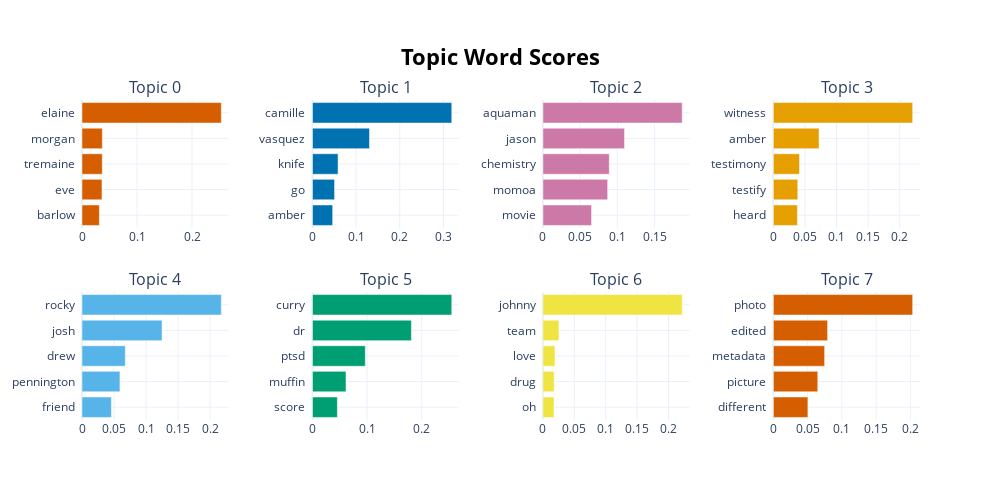

The notebook cell this image was saved under:
### Code cell
topic_model.visualize_barchart()

### Figure 1 — Plotly figure (JSON) as saved in the notebook; plotly's stock layout.template omitted (floating-point values rounded to 4 significant figures)
{"data": [{"marker": {"color": "#D55E00"}, "orientation": "h", "type": "bar", "x": [0.03155, 0.0363, 0.03687, 0.03696, 0.2532], "xaxis": "x", "y": ["barlow  ", "eve  ", "tremaine  ", "morgan  ", "elaine  "], "yaxis": "y"}, {"marker": {"color": "#0072B2"}, "orientation": "h", "type": "bar", "x": [0.04631, 0.05064, 0.05865, 0.1306, 0.319], "xaxis": "x2", "y": ["amber  ", "go  ", "knife  ", "vasquez  ", "camille  "], "yaxis": "y2"}, {"marker": {"color": "#CC79A7"}, "orientation": "h", "type": "bar", "x": [0.06536, 0.08698, 0.08914, 0.1096, 0.1871], "xaxis": "x3", "y": ["movie  ", "momoa  ", "chemistry  ", "jason  ", "aquaman  "], "yaxis": "y3"}, {"marker": {"color": "#E69F00"}, "orientation": "h", "type": "bar", "x": [0.03807, 0.03868, 0.04137, 0.0723, 0.2205], "xaxis": "x4", "y": ["heard  ", "testify  ", "testimony  ", "amber  ", "witness  "], "yaxis": "y4"}, {"marker": {"color": "#56B4E9"}, "orientation": "h", "type": "bar", "x": [0.04589, 0.05928, 0.06767, 0.1251, 0.2176], "xaxis": "x5", "y": ["friend  ", "pennington  ", "drew  ", "josh  ", "rocky  "], "yaxis": "y5"}, {"marker": {"color": "#009E73"}, "orientation": "h", "type": "bar", "x": [0.0456, 0.06138, 0.09671, 0.1811, 0.2549], "xaxis": "x6", "y": ["score  ", "muffin  ", "ptsd  ", "dr  ", "curry  "], "yaxis": "y6"}, {"marker": {"color": "#F0E442"}, "orientation": "h", "type": "bar", "x": [0.0177, 0.01793, 0.01927, 0.02556, 0.2219], "xaxis": "x7", "y": ["oh  ", "drug  ", "love  ", "team  ", "johnny  "], "yaxis": "y7"}, {"marker": {"color": "#D55E00"}, "orientation": "h", "type": "bar", "x": [0.05043, 0.06483, 0.07485, 0.07919, 0.2033], "xaxis": "x8", "y": ["different  ", "picture  ", "metadata  ", "edited  ", "photo  "], "yaxis": "y8"}], "layout": {"annotations": [{"font": {"size": 16}, "showarrow": false, "text": "Topic 0", "x": 0.0875, "xanchor": "center", "xref": "paper", "y": 1, "yanchor": "bottom", "yref": "paper"}, {"font": {"size": 16}, "showarrow": false, "text": "Topic 1", "x": 0.3625, "xanchor": "center", "xref": "paper", "y": 1, "yanchor": "bottom", "yref": "paper"}, {"font": {"size": 16}, "showarrow": false, "text": "Topic 2", "x": 0.6375, "xanchor": "center", "xref": "paper", "y": 1, "yanchor": "bottom", "yref": "paper"}, {"font": {"size": 16}, "showarrow": false, "text": "Topic 3", "x": 0.9125, "xanchor": "center", "xref": "paper", "y": 1, "yanchor": "bottom", "yref": "paper"}, {"font": {"size": 16}, "showarrow": false, "text": "Topic 4", "x": 0.0875, "xanchor": "center", "xref": "paper", "y": 0.4, "yanchor": "bottom", "yref": "paper"}, {"font": {"size": 16}, "showarrow": false, "text": "Topic 5", "x": 0.3625, "xanchor": "center", "xref": "paper", "y": 0.4, "yanchor": "bottom", "yref": "paper"}, {"font": {"size": 16}, "showarrow": false, "text": "Topic 6", "x": 0.6375, "xanchor": "center", "xref": "paper", "y": 0.4, "yanchor": "bottom", "yref": "paper"}, {"font": {"size": 16}, "showarrow": false, "text": "Topic 7", "x": 0.9125, "xanchor": "center", "xref": "paper", "y": 0.4, "yanchor": "bottom", "yref": "paper"}], "height": 500, "hoverlabel": {"bgcolor": "white", "font": {"family": "Rockwell", "size": 16}}, "showlegend": false, "title": {"font": {"color": "Black", "size": 22}, "text": "<b>Topic Word Scores", "x": 0.5, "xanchor": "center", "yanchor": "top"}, "width": 1000, "xaxis": {"anchor": "y", "domain": [0, 0.175], "showgrid": true}, "xaxis2": {"anchor": "y2", "domain": [0.275, 0.45], "showgrid": true}, "xaxis3": {"anchor": "y3", "domain": [0.55, 0.725], "showgrid": true}, "xaxis4": {"anchor": "y4", "domain": [0.825, 1], "showgrid": true}, "xaxis5": {"anchor": "y5", "domain": [0, 0.175], "showgrid": true}, "xaxis6": {"anchor": "y6", "domain": [0.275, 0.45], "showgrid": true}, "xaxis7": {"anchor": "y7", "domain": [0.55, 0.725], "showgrid": true}, "xaxis8": {"anchor": "y8", "domain": [0.825, 1], "showgrid": true}, "yaxis": {"anchor": "x", "domain": [0.6, 1], "showgrid": true}, "yaxis2": {"anchor": "x2", "domain": [0.6, 1], "showgrid": true}, "yaxis3": {"anchor": "x3", "domain": [0.6, 1], "showgrid": true}, "yaxis4": {"anchor": "x4", "domain": [0.6, 1], "showgrid": true}, "yaxis5": {"anchor": "x5", "domain": [0, 0.4], "showgrid": true}, "yaxis6": {"anchor": "x6", "domain": [0, 0.4], "showgrid": true}, "yaxis7": {"anchor": "x7", "domain": [0, 0.4], "showgrid": true}, "yaxis8": {"anchor": "x8", "domain": [0, 0.4], "showgrid": true}}}
